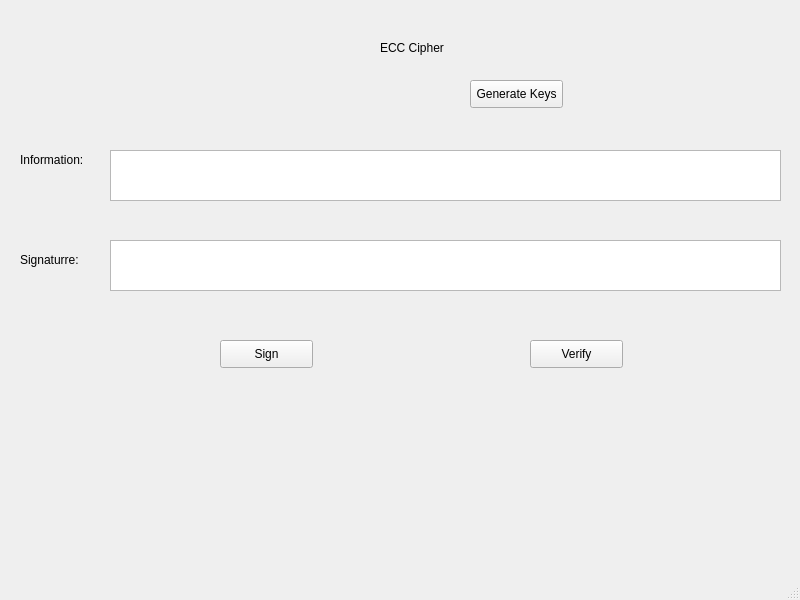
<?xml version="1.0" encoding="UTF-8"?>
<ui version="4.0">
 <class>MainWindow</class>
 <widget class="QMainWindow" name="MainWindow">
  <property name="geometry">
   <rect>
    <x>0</x>
    <y>0</y>
    <width>800</width>
    <height>600</height>
   </rect>
  </property>
  <property name="windowTitle">
   <string>MainWindow</string>
  </property>
  <widget class="QWidget" name="centralwidget">
   <widget class="QLabel" name="label">
    <property name="geometry">
     <rect>
      <x>380</x>
      <y>40</y>
      <width>131</width>
      <height>16</height>
     </rect>
    </property>
    <property name="text">
     <string>ECC Cipher</string>
    </property>
   </widget>
   <widget class="QPushButton" name="btn_gen_keys">
    <property name="geometry">
     <rect>
      <x>470</x>
      <y>80</y>
      <width>93</width>
      <height>28</height>
     </rect>
    </property>
    <property name="text">
     <string>Generate Keys</string>
    </property>
   </widget>
   <widget class="QLabel" name="label_4">
    <property name="geometry">
     <rect>
      <x>20</x>
      <y>150</y>
      <width>71</width>
      <height>20</height>
     </rect>
    </property>
    <property name="text">
     <string>Information:</string>
    </property>
   </widget>
   <widget class="QTextEdit" name="txt_info">
    <property name="geometry">
     <rect>
      <x>110</x>
      <y>150</y>
      <width>671</width>
      <height>51</height>
     </rect>
    </property>
   </widget>
   <widget class="QTextEdit" name="txt_sign">
    <property name="geometry">
     <rect>
      <x>110</x>
      <y>240</y>
      <width>671</width>
      <height>51</height>
     </rect>
    </property>
   </widget>
   <widget class="QLabel" name="label_5">
    <property name="geometry">
     <rect>
      <x>20</x>
      <y>250</y>
      <width>71</width>
      <height>20</height>
     </rect>
    </property>
    <property name="text">
     <string>Signaturre:</string>
    </property>
   </widget>
   <widget class="QPushButton" name="btn_sign">
    <property name="geometry">
     <rect>
      <x>220</x>
      <y>340</y>
      <width>93</width>
      <height>28</height>
     </rect>
    </property>
    <property name="text">
     <string>Sign</string>
    </property>
   </widget>
   <widget class="QPushButton" name="btn_verify">
    <property name="geometry">
     <rect>
      <x>530</x>
      <y>340</y>
      <width>93</width>
      <height>28</height>
     </rect>
    </property>
    <property name="text">
     <string>Verify</string>
    </property>
   </widget>
  </widget>
  <widget class="QMenuBar" name="menubar">
   <property name="geometry">
    <rect>
     <x>0</x>
     <y>0</y>
     <width>800</width>
     <height>26</height>
    </rect>
   </property>
  </widget>
  <widget class="QStatusBar" name="statusbar"/>
 </widget>
 <resources/>
 <connections/>
</ui>
